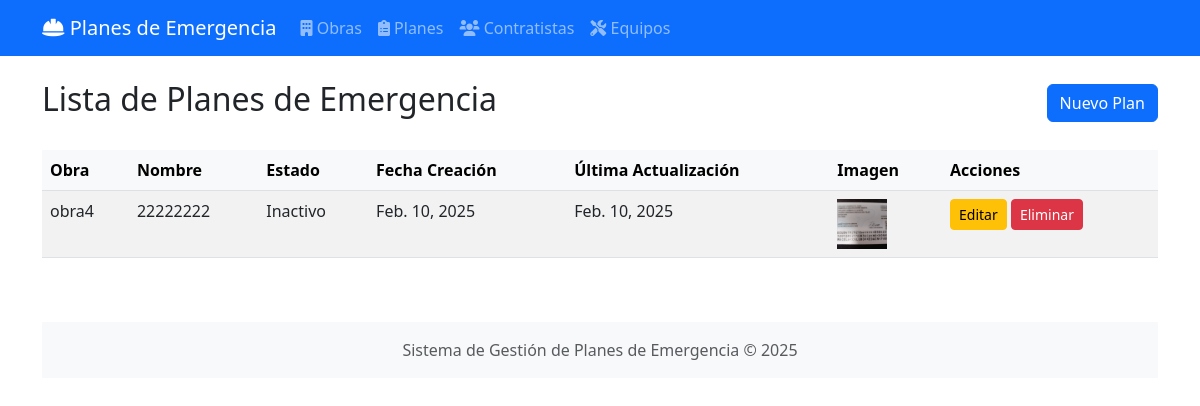
The page /planes/ on the database its author committed.
### construction/models.py (models this page shows, shortened)
class PlanEmergencia(models.Model):
    ESTADO_OPCIONES = [
        ('Activo', 'Activo'),
        ('Inactivo', 'Inactivo'),
        ('Finalizado', 'Finalizado'),
    ]
    obra = models.ForeignKey(Obra, on_delete=models.CASCADE)
    nombre = models.CharField(max_length=200)
    descripcion = models.TextField()
    imagen = models.ImageField(upload_to='plan_imagenes/', null=True, blank=True)  # Campo de imagen
    fecha_creacion = models.DateField(auto_now_add=True)
    fecha_actualizacion = models.DateField(auto_now=True)
    estado = models.CharField(max_length=50, choices=ESTADO_OPCIONES, default='Activo')

class Obra(models.Model):
    ESTADO_OPCIONES = [
        ('Activo', 'Activo'),
        ('Inactivo', 'Inactivo'),
        ('Finalizado', 'Finalizado'),
    ]
    nombre = models.CharField(max_length=200)
    direccion = models.CharField(max_length=300)
    fecha_inicio = models.DateField()
    fecha_fin = models.DateField()
    imagen = models.ImageField(upload_to='obras/', blank=True, null=True)
    estado = models.CharField(max_length=50, choices=ESTADO_OPCIONES, default='Activo')

### construction/views.py (the view)
# urls.py: path('planes/', views.PlanEmergenciaListView.as_view(), name='plan-list'),
class PlanEmergenciaListView(ListView):
    model = PlanEmergencia
    template_name = 'construction/plan_list.html'
    context_object_name = 'planes'

### construction/templates/construction/plan_list.html (shortened to what this page needs)
{% extends 'base.html' %}
{% block content %}
<div class="d-flex justify-content-between align-items-center mb-4">
    <h2>Lista de Planes de Emergencia</h2>
    <a href="{% url 'plan-create' %}" class="btn btn-primary">Nuevo Plan</a>
</div>
    <div class="card-body">
        <div class="table-responsive">
            <table id="tablaPlanes" class="table table-striped">
                <thead class="table-light">
                    <tr>
                        <th>Obra</th>
                        <th>Nombre</th>
                        <th>Estado</th>
                        <th>Fecha Creación</th>
                        <th>Última Actualización</th>
                        <th>Imagen</th>
                        <th>Acciones</th>
                    </tr>
                </thead>
                <tbody>
                    {% for plan in planes %}
                    <tr>
                        <td>{{ plan.obra.nombre }}</td>
                        <td>{{ plan.nombre }}</td>
                        <td>{{ plan.estado }}</td>
                        <td>{{ plan.fecha_creacion }}</td>
                        <td>{{ plan.fecha_actualizacion }}</td>
                        <td>
                            {% if plan.imagen %}
                                <img src="{{ plan.imagen.url }}" alt="Imagen de {{ plan.nombre }}" style="width: 50px; height: 50px; object-fit: cover;">
                            {% else %}
                                No disponible
                            {% endif %}
                        </td>
                        <td>
                            <a href="{% url 'plan-update' plan.pk %}" class="btn btn-sm btn-warning">Editar</a>
                            <a href="{% url 'plan-delete' plan.pk %}" class="btn btn-sm btn-danger">Eliminar</a>
                        </td>
                    </tr>
                    {% empty %}
                    <tr>
                        <td colspan="7" class="text-center">No hay planes de emergencia registrados.</td>
                    </tr>
                    {% endfor %}
                </tbody>
            </table>
</div>
{% endblock %}

### rows shown on the page
PlanEmergencia: obra.nombre "obra4", nombre "22222222", estado "Inactivo", fecha_creacion "Feb. 10, 2025", fecha_actualizacion "Feb. 10, 2025", imagen (picture)
